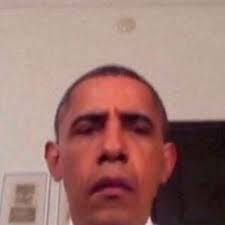
#> input picture sample.jpg, 225 x 225 px
$ python enhancer.py
#> lines starting #> are read from the running program, lines starting #| are printed output that depends on the picture
from PIL import Image, ImageEnhance

im = Image.open("sample.jpg")   # Image file
#> im is the input picture: PIL image 225x225 RGB; mean R, G, B 156.7, 118.1, 111.8
enhancer = ImageEnhance.Sharpness(im)
enhanced_im = enhancer.enhance(7.0)
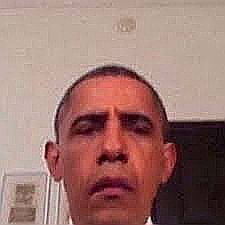
#> enhanced_im: PIL image 225x225 RGB; mean R, G, B 156.6, 118.2, 111.8
enhanced_im.save("new_sample.jpg")  # enhanced Image file
